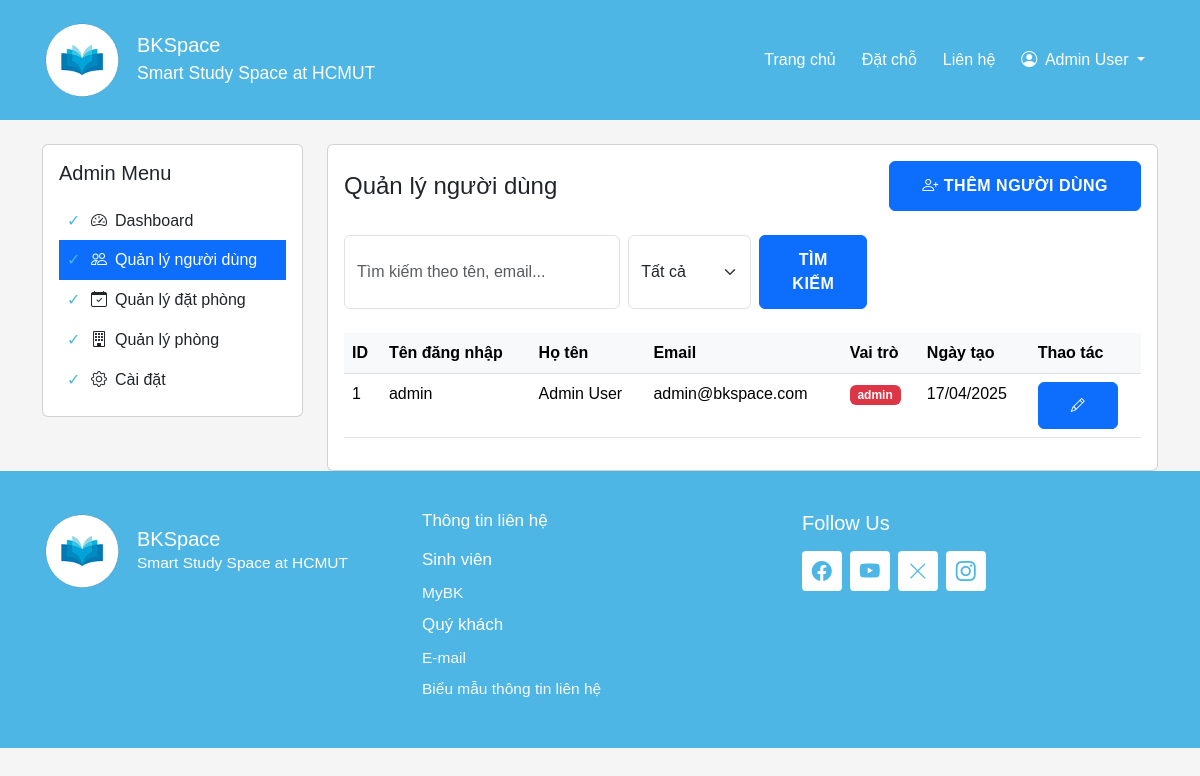
The page /views/manage_users.php (signed in) on the database its author committed.
### tables this page shows
CREATE TABLE IF NOT EXISTS users (
    id INT AUTO_INCREMENT PRIMARY KEY,
    username VARCHAR(50) NOT NULL UNIQUE,
    password VARCHAR(255) NOT NULL,
    name VARCHAR(100) NOT NULL,
    email VARCHAR(100) NOT NULL UNIQUE,
    user_type ENUM('admin', 'student', 'staff') NOT NULL,
    created_at TIMESTAMP DEFAULT CURRENT_TIMESTAMP,
    updated_at TIMESTAMP DEFAULT CURRENT_TIMESTAMP ON UPDATE CURRENT_TIMESTAMP
);

### views/manage_users.php (the view, shortened to what this page needs)
<?php
$db = new DbConnect();
$conn = $db->connect();
$page = isset($_GET['page']) ? (int)$_GET['page'] : 1;
$limit = 10;
$offset = ($page - 1) * $limit;
$search = isset($_GET['search']) ? $_GET['search'] : '';
$filter_type = isset($_GET['type']) ? $_GET['type'] : '';
$where_clause = "WHERE 1=1";
$query = "SELECT * FROM users $where_clause ORDER BY created_at DESC LIMIT ? OFFSET ?";
$stmt = $conn->prepare($query);
if (!empty($search) && !empty($filter_type)) {
    $stmt->bind_param("ssssii", $search, $search, $search, $filter_type, $limit, $offset);
} elseif (!empty($search)) {
    $stmt->bind_param("sssii", $search, $search, $search, $limit, $offset);
} elseif (!empty($filter_type)) {
    $stmt->bind_param("sii", $filter_type, $limit, $offset);
} else {
    $stmt->bind_param("ii", $limit, $offset);
}
$stmt->execute();
$users = $stmt->get_result();
?>
<!DOCTYPE html>
<html lang="vi">
<head>
    <link href="https://cdn.jsdelivr.net/npm/bootstrap@5.3.2/dist/css/bootstrap.min.css" rel="stylesheet">
    <link href="https://cdn.jsdelivr.net/npm/bootstrap-icons@1.11.1/font/bootstrap-icons.css" rel="stylesheet">
    <link href="../assets/css/styles.css" rel="stylesheet">
</head>
<body>
    <?php include '../components/header.php'; ?>
    <div class="container mt-4">
        <div class="row">
            <div class="col-md-3">
                <div class="card">
                    <div class="card-body">
                        <h5 class="card-title mb-3">Admin Menu</h5>
                        <div class="list-group">
                            <a href="admin.php" class="list-group-item list-group-item-action">
                                <i class="bi bi-speedometer2 me-2"></i>Dashboard
                            </a>
                            <a href="manage_users.php" class="list-group-item list-group-item-action active">
                                <i class="bi bi-people me-2"></i>Quản lý người dùng
                            </a>
                            <a href="#" class="list-group-item list-group-item-action">
                                <i class="bi bi-calendar-check me-2"></i>Quản lý đặt phòng
                            </a>
                            <a href="#" class="list-group-item list-group-item-action">
                                <i class="bi bi-building me-2"></i>Quản lý phòng
                            </a>
                            <a href="#" class="list-group-item list-group-item-action">
                                <i class="bi bi-gear me-2"></i>Cài đặt
                            </a>
                        </div>
                    </div>
                </div>
            </div>
            <div class="col-md-9">
                <div class="card">
                    <div class="card-body">
                        <div class="d-flex justify-content-between align-items-center mb-4">
                            <h4 class="card-title mb-0">Quản lý người dùng</h4>
                            <button class="btn btn-primary" data-bs-toggle="modal" data-bs-target="#addUserModal">
                                <i class="bi bi-person-plus"></i> Thêm người dùng
                            </button>
                        </div>
                        <div class="row mb-4">
                            <div class="col-md-8">
                                <form class="d-flex" method="GET">
                                    <input type="text" name="search" class="form-control me-2" placeholder="Tìm kiếm theo tên, email..." value="<?php echo htmlspecialchars($search); ?>">
                                    <select name="type" class="form-select me-2" style="width: auto;">
                                        <option value="">Tất cả</option>
                                    </select>
                                    <button type="submit" class="btn btn-primary">Tìm kiếm</button>
                                </form>
                            </div>
                        </div>
                        <div class="table-responsive">
                            <table class="table table-hover">
                                <thead>
                                    <tr>
                                        <th>ID</th>
                                        <th>Tên đăng nhập</th>
                                        <th>Họ tên</th>
                                        <th>Email</th>
                                        <th>Vai trò</th>
                                        <th>Ngày tạo</th>
                                        <th>Thao tác</th>
                                    </tr>
                                </thead>
                                <tbody>
                                    <?php while ($user = $users->fetch_assoc()): ?>
                                        <tr>
                                            <td><?php echo htmlspecialchars($user['id']); ?></td>
                                            <td><?php echo htmlspecialchars($user['username']); ?></td>
                                            <td><?php echo htmlspecialchars($user['name']); ?></td>
                                            <td><?php echo htmlspecialchars($user['email']); ?></td>
                                            <td>
                                                <span class="badge <?php
                                                    echo match($user['user_type']) {
                                                        'admin' => 'bg-danger',
                                                        'student' => 'bg-primary',
                                                        'staff' => 'bg-success',
                                                        default => 'bg-secondary'
                                                    };
                                                ?>">
                                                    <?php echo htmlspecialchars($user['user_type']); ?>
                                                </span>
                                            </td>
                                            <td><?php echo date('d/m/Y', strtotime($user['created_at'])); ?></td>
                                            <td>
                                                <div class="btn-group btn-group-sm">
                                                    <button type="button" class="btn btn-primary"
                                                            onclick="editUser(<?php echo htmlspecialchars(json_encode($user)); ?>)">
                                                        <i class="bi bi-pencil"></i>
                                                    </button>
                                                </div>
                                            </td>
                                        </tr>
                                    <?php endwhile; ?>
                                </tbody>
                            </table>
                        </div>
                    </div>
                </div>
            </div>
        </div>
    </div>
    <?php include '../components/footer.php'; ?>
</body>
</html>

### assets/css/styles.css (style rules this page uses)
:root { --primary-color: #4DB6E5; }
body { font-family: 'Google Sans', sans-serif; background-color: #f5f5f5; height: 100%; }
.list-group-item { border: none; padding: 0.5rem 1.25rem; position: relative; padding-left: 2rem; background-color: transparent; }
.list-group-item::before { content: "✓"; position: absolute; left: 0.5rem; color: var(--primary-color); }
.btn { padding: 0.75rem 2rem; font-weight: 600; text-transform: uppercase; letter-spacing: 0.5px; border-radius: 6px; transition: all 0.3s; }
.table th { background-color: #f8f9fa; font-weight: 600; }

### rows shown on the page
users: id "1", username "admin", name "Admin User", email "admin@bkspace.com", user_type "admin", created_at "17/04/2025"

### other values the page prints
$_SESSION['user']['name'] "Admin User"
